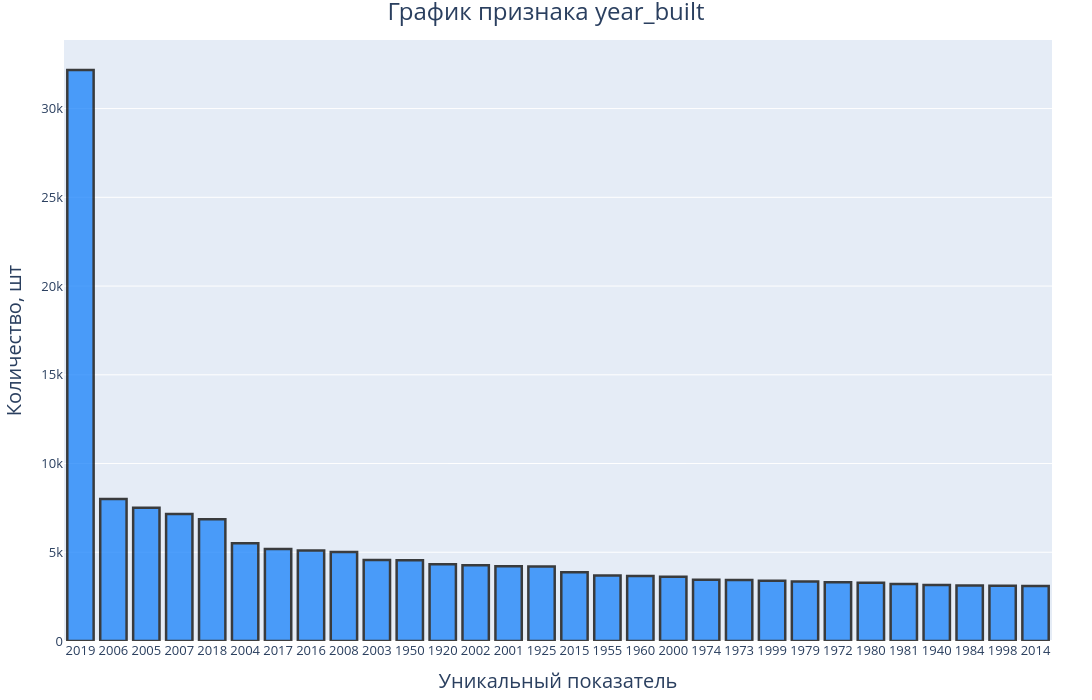

This figure's notebook cell:
### Markdown cell above
<div style="font-family: 'Courier New', monospace; font-size: 120%; background: linear-gradient(135deg, rgb(0, 2, 112) 0%, #38cdff 30%, #7d2dff 60%, #000000 100%); border-left: 4px solid #3859ff; padding: 12px; margin: 10px 0; border-radius: 8px; color: rgb(0, 0, 0); box-shadow: 0 0 15px rgba(71, 255, 237, 0.6), 0 0 20px rgba(255, 71, 87, 0.2); text-shadow: 0 1px 1px rgba(0, 0, 0, 0.4);">
<strong style="color: #ffffffff; font-weight: 600;">year_built</strong>
</div>

### Code cell
analize_feature('year_built')

### Figure 1 — Plotly figure (JSON) as saved in the notebook; plotly's stock layout.template omitted (floating-point values rounded to 4 significant figures)
{"data": [{"alignmentgroup": "True", "hovertemplate": "Количество: %{y} шт", "legendgroup": "", "marker": {"color": "#1580fb", "line": {"color": "black", "width": 2.5}, "pattern": {"shape": ""}}, "name": "", "offsetgroup": "", "opacity": 0.75, "orientation": "v", "showlegend": false, "textposition": "auto", "type": "bar", "x": ["2019", "2006", "2005", "2007", "2018", "2004", "2017", "2016", "2008", "2003", "1950", "1920", "2002", "2001", "1925", "2015", "1955", "1960", "2000", "1974", "1973", "1999", "1979", "1972", "1980", "1981", "1940", "1984", "1998", "2014"], "xaxis": "x", "y": [32171, 8008, 7503, 7152, 6857, 5506, 5184, 5099, 5009, 4565, 4554, 4330, 4266, 4207, 4193, 3871, 3686, 3667, 3618, 3453, 3434, 3397, 3351, 3304, 3279, 3216, 3149, 3124, 3117, 3100], "yaxis": "y"}], "layout": {"barmode": "relative", "height": 700, "legend": {"tracegroupgap": 0}, "margin": {"b": 40, "l": 40, "r": 40, "t": 40}, "title": {"font": {"size": 24}, "text": "График признака year_built", "x": 0.5}, "width": 1200, "xaxis": {"anchor": "y", "domain": [0, 1], "tickfont": {"size": 13}, "title": {"font": {"size": 20}, "text": "Уникальный показатель "}}, "yaxis": {"anchor": "x", "domain": [0, 1], "tickfont": {"size": 13}, "title": {"font": {"size": 20}, "text": "Количество, шт"}}}}
